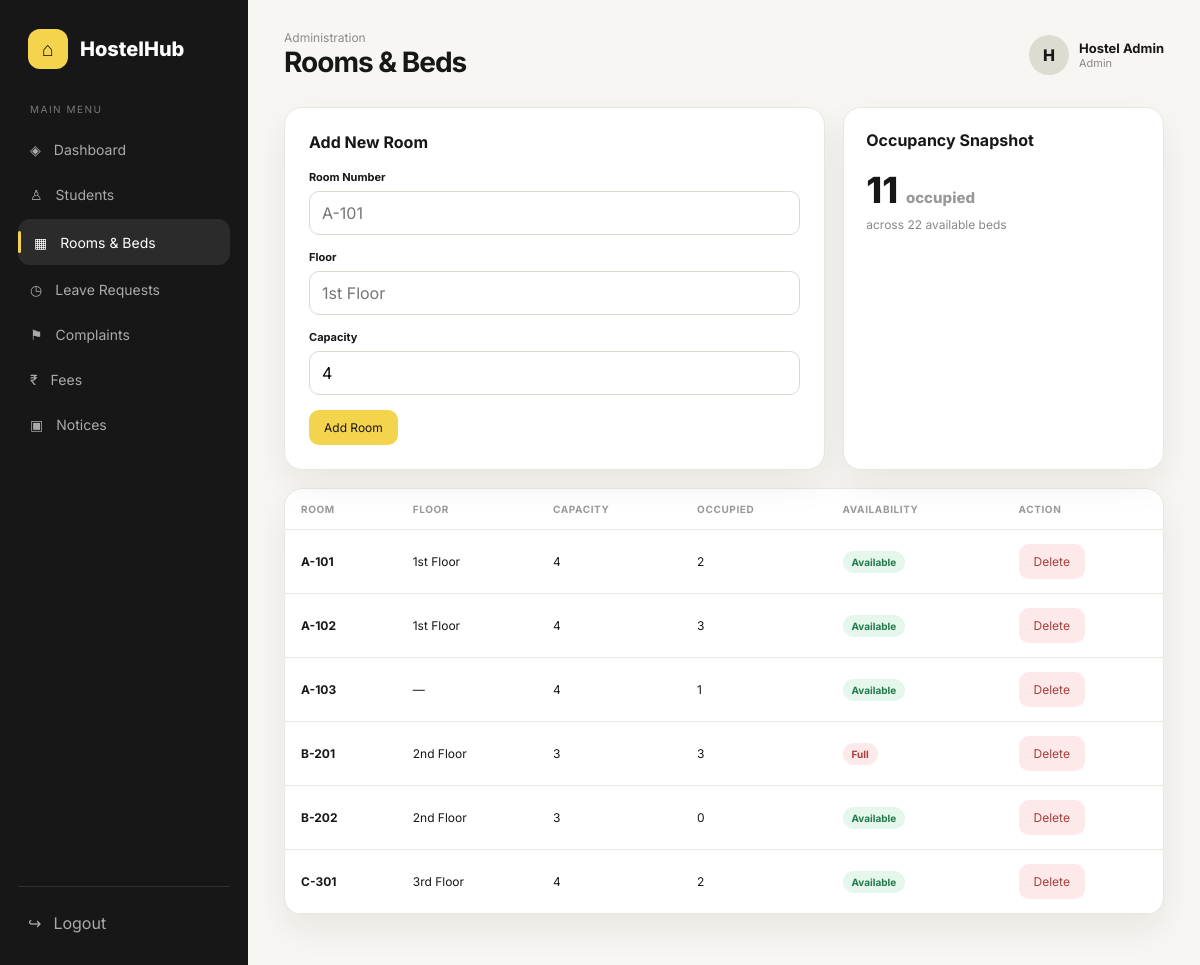
/admin/rooms (signed in), run on the app's committed database.
### app/models.py (models this page shows)
class User(UserMixin, db.Model):
    id = db.Column(db.Integer, primary_key=True)
    name = db.Column(db.String(120), nullable=False)
    email = db.Column(db.String(150), unique=True, nullable=False)
    password = db.Column(db.String(255), nullable=False)
    role = db.Column(db.String(30), nullable=False, default='student')
    student = db.relationship('Student', backref='user', uselist=False, cascade='all, delete-orphan')

class Room(db.Model):
    id = db.Column(db.Integer, primary_key=True)
    room_no = db.Column(db.String(30), unique=True, nullable=False)
    floor = db.Column(db.String(30))
    capacity = db.Column(db.Integer, default=4)
    occupied = db.Column(db.Integer, default=0)
    status = db.Column(db.String(30), default='Available')

### app/routes/admin.py (the view, shortened to what this page needs)
@admin.route('/rooms', methods=['GET','POST'])
def rooms():
    return render_template('admin/rooms.html', rooms=Room.query.order_by(Room.room_no).all())

### app/models.py (called while the page is built)
@login_manager.user_loader
def load_user(user_id):
    return db.session.get(User, int(user_id))

### app/routes/admin.py (called while the page is built)
@admin.before_request
def check_admin():
    if not current_user.is_authenticated or current_user.role != 'admin':
        abort(403)

### app/templates/admin/rooms.html
{% extends 'base.html' %}{% block title %}Rooms | HostelHub{% endblock %}{% block heading %}Rooms & Beds{% endblock %}{% block content %}<div class="grid two"><div class="card form-card"><div class="section-head"><h3>Add New Room</h3></div><form method="post"><div class="field"><label>Room Number</label><input name="room_no" placeholder="A-101" required></div><div class="field"><label>Floor</label><input name="floor" placeholder="1st Floor"></div><div class="field"><label>Capacity</label><input type="number" name="capacity" min="1" value="4"></div><button class="btn yellow">Add Room</button></form></div><div class="card section"><div class="section-head"><h3>Occupancy Snapshot</h3></div><div style="font-size:36px;font-weight:800">{{rooms|sum(attribute='occupied')}} <span style="font-size:15px;color:#999">occupied</span></div><p style="color:#888;font-size:12px;margin-top:5px">across {{rooms|sum(attribute='capacity')}} available beds</p></div></div><div class="card table-card" style="margin-top:18px"><table class="table"><thead><tr><th>Room</th><th>Floor</th><th>Capacity</th><th>Occupied</th><th>Availability</th><th>Action</th></tr></thead><tbody>{% for r in rooms %}<tr><td><b>{{r.room_no}}</b></td><td>{{r.floor or '—'}}</td><td>{{r.capacity}}</td><td>{{r.occupied}}</td><td><span class="badge {% if r.status=='Full' %}red{% else %}green{% endif %}">{{r.status}}</span></td><td><form method="post" action="{{url_for('admin.delete_room',room_id=r.id)}}" onsubmit="return confirm('Delete this empty room?')"><button class="btn danger" {% if r.occupied %}disabled{% endif %}>Delete</button></form></td></tr>{% else %}<tr><td colspan="6" class="empty">No rooms added.</td></tr>{% endfor %}</tbody></table></div>{% endblock %}

### app/templates/base.html (shortened to what this page needs)
<!doctype html><html lang="en"><head><link rel="stylesheet" href="{{ url_for('static', filename='css/style.css') }}"></head><body>
{% if current_user.is_authenticated %}
<div class="app-shell"><aside class="sidebar" id="sidebar"><div class="logo"><div class="logo-mark">⌂</div><div>HostelHub</div></div><div class="nav-title">Main menu</div><nav class="nav">
{% if current_user.role=='admin' %}
<a class="" href="{{url_for('admin.dashboard')}}">◈ <span>Dashboard</span></a><a class="" href="{{url_for('admin.students')}}">♙ <span>Students</span></a><a class="{% if request.endpoint=='admin.rooms' %}active{% endif %}" href="{{url_for('admin.rooms')}}">▦ <span>Rooms & Beds</span></a><a class="" href="{{url_for('admin.leaves')}}">◷ <span>Leave Requests</span></a><a class="" href="{{url_for('admin.complaints')}}">⚑ <span>Complaints</span></a><a class="" href="{{url_for('admin.fees')}}">₹ <span>Fees</span></a><a class="" href="{{url_for('admin.notices')}}">▣ <span>Notices</span></a>
{% endif %}</nav><div class="sidebar-bottom"><a href="{{url_for('auth.logout')}}">↪ <span>Logout</span></a></div></aside>
<main class="main"><header class="topbar"><div style="display:flex;gap:12px;align-items:center"><div><div class="eyebrow">{% if current_user.role=='admin' %}Administration{% else %}Resident portal{% endif %}</div><h1>{% block heading %}{% endblock %}</h1></div></div><div class="user-chip"><div class="avatar">{{current_user.name[:1]|upper}}</div><div><div class="user-name">{{current_user.name}}</div><div class="user-role">{{current_user.role|capitalize}}</div></div></div></header>{% block content %}{% endblock %}</main></div>
{% endif %}</body></html>

### app/static/css/style.css (style rules this page uses)
:root { --ink:#171717;--muted:#777;--line:#e9e7e2;--paper:#fff;--soft:#f7f6f2;--yellow:#f4d34d;--green:#2f9b63;--red:#e55b5b;--shadow:0 14px 35px rgba(30,28,20,.07) }
* { box-sizing:border-box;margin:0;padding:0 }
body { font-family:Inter,Arial,sans-serif;background:var(--soft);color:var(--ink) }
a { text-decoration:none;color:inherit }
button,input,textarea,select { font:inherit }
.app-shell { display:flex;min-height:100vh }
.sidebar { width:248px;background:#171717;color:#fff;padding:24px 18px;position:fixed;inset:0 auto 0 0;z-index:10 }
.logo { display:flex;align-items:center;gap:12px;padding:5px 10px 34px;font-weight:800;font-size:20px }
.logo-mark { width:40px;height:40px;border-radius:12px;background:var(--yellow);color:#171717;display:grid;place-items:center;font-size:20px }
.nav-title { font-size:10px;color:#777;text-transform:uppercase;letter-spacing:1.5px;padding:0 12px 10px }
.nav a { display:flex;align-items:center;gap:13px;padding:12px;border-radius:12px;color:#aaa;font-size:14px;margin:4px 0 }
.nav a:hover,.nav a.active { background:#2b2b2b;color:#fff }
.nav a.active:before { content:'';width:3px;height:22px;background:var(--yellow);border-radius:5px;margin-left:-12px }
.sidebar-bottom { position:absolute;left:18px;right:18px;bottom:22px;border-top:1px solid #303030;padding-top:16px }
.sidebar-bottom a { display:flex;gap:12px;align-items:center;color:#aaa;padding:10px }
.main { margin-left:248px;width:calc(100% - 248px);padding:30px 36px 50px }
.topbar { display:flex;align-items:center;justify-content:space-between;margin-bottom:28px }
.eyebrow { color:#8b8b8b;font-size:12px }
.topbar h1 { font-size:28px;letter-spacing:-1px }
.user-chip { display:flex;align-items:center;gap:10px }
.avatar { width:40px;height:40px;border-radius:50%;background:#dedbd1;display:grid;place-items:center;font-weight:800 }
.user-name { font-weight:700;font-size:13px }
.user-role { font-size:11px;color:#888 }
.grid { display:grid;gap:18px }
.card { background:var(--paper);border:1px solid var(--line);border-radius:18px;box-shadow:var(--shadow) }
.two { grid-template-columns:1.35fr .8fr;margin-top:18px }
.section { padding:22px }
.section-head { display:flex;justify-content:space-between;align-items:center;margin-bottom:18px }
.section-head h3 { font-size:16px }
.badge { display:inline-flex;padding:5px 9px;border-radius:20px;font-size:10px;font-weight:700;background:#eee;color:#555 }
.badge.green { background:#e5f6ec;color:#23794a }
.badge.red { background:#fde9e9;color:#a43e3e }
.table-card { overflow:auto }
.table { width:100%;border-collapse:collapse }
.table th,.table td { text-align:left;padding:14px 16px;border-bottom:1px solid var(--line);font-size:12px;white-space:nowrap }
.table th { font-size:10px;text-transform:uppercase;color:#999;letter-spacing:.6px }
.btn { border:0;border-radius:10px;padding:10px 15px;background:#171717;color:#fff;cursor:pointer;font-size:12px }
.btn.yellow { background:var(--yellow);color:#171717 }
.btn.danger { background:#fde9e9;color:#a43e3e }
.form-card { padding:24px;max-width:900px }
.field { margin-bottom:15px }
.field label { display:block;font-size:11px;font-weight:700;margin-bottom:7px }
.field input,.field textarea,.field select { width:100%;border:1px solid #ddd8cd;background:#fff;border-radius:10px;padding:11px 12px;outline:none }

### data on the page
User: name "H", name "Hostel Admin", role "Admin"
Room: room_no "A-101", floor "1st Floor", capacity "4", occupied "2", status "Available"
Room: room_no "A-102", floor "1st Floor", capacity "4", occupied "3", status "Available"
Room: room_no "A-103", floor "—", capacity "4", occupied "1", status "Available"
Room: room_no "B-201", floor "2nd Floor", capacity "3", occupied "3", status "Full"
Room: room_no "B-202", floor "2nd Floor", capacity "3", occupied "0", status "Available"
Room: room_no "C-301", floor "3rd Floor", capacity "4", occupied "2", status "Available"

### other printed values
{{ rooms|sum(attribute='occupied') }} "11"
{{ rooms|sum(attribute='capacity') }} "22"
